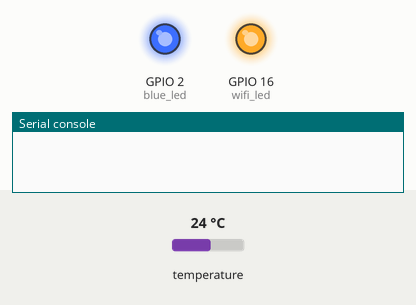
The program below on a simulated ESP8266 board running MicroPython. Shown: output pins drawn as LEDs (lit = HIGH, except the on-board LED, lit = LOW), the last lines printed to the serial console. Dashed ring = blinking. The inputs (shaded band) are chosen by the test bench; at power-on: temperature 24 °C. No MQTT or app messages arrive unless stated; library files of the repository ran but are not shown: 1 file(s).

Above: at 0.1 s.
At 1.1 s:
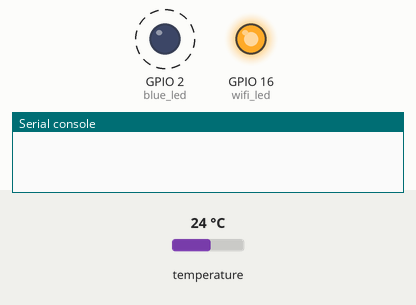
At 39.1 s:
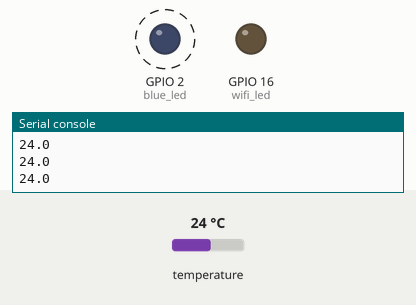
Timing chart, 0 to 40.0 s (numbered marks = the images above):
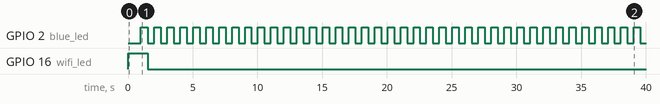

Measured:
- by itself, GPIO 2 (blue_led): alternates HIGH for 0.50 s and LOW for 0.50 s
- by itself, GPIO 16 (wifi_led): HIGH → LOW at 1.5 s

The program:

main.py
```python
import json
from mqtt_as import MQTTClient, config
from config import wifi_led, blue_led  # Local definitions
import uasyncio as asyncio
import onewire
import ds18x20
from machine import Pin

SERVER = 'node02.myqtthub.com'

TEMP_STEP = 1
TRACK_ID = 0

async def heartbeat():
    s = True
    while True:
        await asyncio.sleep_ms(500)
        blue_led(s)
        s = not s

async def wifi_han(state):
    # wifi_led(not state)
    print('Wifi is ', 'up' if state else 'down')
    await asyncio.sleep(1)

async def conn_han(_):
    wifi_led(True)
    print('Client connected')

async def main(client):
    try:
        await client.connect()
    except OSError:
        print('Connection failed.')
        return
    ow = onewire.OneWire(Pin(4))
    ds = ds18x20.DS18X20(ow)
    roms = ds.scan()

    temp = 0
    while True:
        await asyncio.sleep_ms(250)
        ds.convert_temp()
        for rom in roms:
            new_temp = ds.read_temp(rom)
        print(new_temp)
        if abs(temp-new_temp) > TEMP_STEP:
            temp = new_temp
            msg = {
                "track": TRACK_ID,
                "temp": f"{temp}"
            }
            await client.publish('racetrack/overheat', json.dumps(msg), qos = 1)

# Define configuration
config['wifi_coro'] = wifi_han
config['connect_coro'] = conn_han
config['server'] = SERVER

# Credentials
config['user'] = 'esp_3'
config['password'] = 'PyConSK2022'
config['client_id'] = 'esp_3'

# Set up client
MQTTClient.DEBUG = True  # Optional
client = MQTTClient(config)

asyncio.create_task(heartbeat())
try:
    asyncio.run(main(client))
finally:
    client.close()  # Prevent LmacRxBlk:1 errors
    asyncio.new_event_loop()
```

config.py
```python
from sys import platform
from machine import Pin
from mqtt_as import config

# Not needed if you're only using ESP8266
config['ssid'] = 'PyConSK'
config['wifi_pw'] = 'FIITpyconsk2022'


def ledfunc(pin):
    pin = pin
    def func(v):
        if platform == 'esp8266':
            pin(not v)
        else:
            pin(v)
    return func


blue_led = ledfunc(Pin(2, Pin.OUT, value = 0))

if platform == 'esp8266':
    # onboard blue led
    wifi_led = ledfunc(Pin(16, Pin.OUT, value = 1))
elif platform == 'esp32':
    # pin 4 - D4
    wifi_led = ledfunc(Pin(4, Pin.OUT, value = 0))
else:
    wifi_led = blue_led
```
